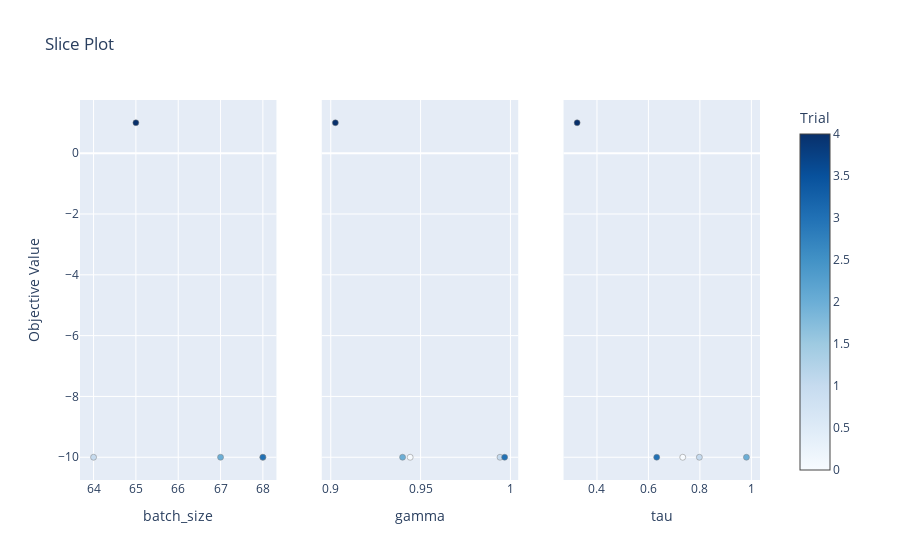

The cell this chart's notebook holds for it:
### Code cell
optuna.visualization.plot_slice(double_study)

### Figure 1 — Plotly figure (JSON) as saved in the notebook; plotly's stock layout.template omitted (floating-point values rounded to 4 significant figures)
{"data": [{"marker": {"color": [0, 1, 2, 3, 4], "colorbar": {"title": {"text": "Trial"}, "x": 1, "xpad": 40}, "colorscale": [[0, "rgb(247,251,255)"], [0.125, "rgb(222,235,247)"], [0.25, "rgb(198,219,239)"], [0.375, "rgb(158,202,225)"], [0.5, "rgb(107,174,214)"], [0.625, "rgb(66,146,198)"], [0.75, "rgb(33,113,181)"], [0.875, "rgb(8,81,156)"], [1, "rgb(8,48,107)"]], "line": {"color": "Grey", "width": 0.5}, "showscale": true}, "mode": "markers", "name": "Feasible Trial", "showlegend": false, "type": "scatter", "x": [68, 64, 67, 68, 65], "xaxis": "x", "y": [-10, -10, -10, -10, 1], "yaxis": "y"}, {"marker": {"color": [0, 1, 2, 3, 4], "colorbar": {"title": {"text": "Trial"}, "x": 1, "xpad": 40}, "colorscale": [[0, "rgb(247,251,255)"], [0.125, "rgb(222,235,247)"], [0.25, "rgb(198,219,239)"], [0.375, "rgb(158,202,225)"], [0.5, "rgb(107,174,214)"], [0.625, "rgb(66,146,198)"], [0.75, "rgb(33,113,181)"], [0.875, "rgb(8,81,156)"], [1, "rgb(8,48,107)"]], "line": {"color": "Grey", "width": 0.5}, "showscale": false}, "mode": "markers", "name": "Feasible Trial", "showlegend": false, "type": "scatter", "x": [0.9442, 0.9942, 0.94, 0.9968, 0.9026], "xaxis": "x2", "y": [-10, -10, -10, -10, 1], "yaxis": "y2"}, {"marker": {"color": [0, 1, 2, 3, 4], "colorbar": {"title": {"text": "Trial"}, "x": 1, "xpad": 40}, "colorscale": [[0, "rgb(247,251,255)"], [0.125, "rgb(222,235,247)"], [0.25, "rgb(198,219,239)"], [0.375, "rgb(158,202,225)"], [0.5, "rgb(107,174,214)"], [0.625, "rgb(66,146,198)"], [0.75, "rgb(33,113,181)"], [0.875, "rgb(8,81,156)"], [1, "rgb(8,48,107)"]], "line": {"color": "Grey", "width": 0.5}, "showscale": false}, "mode": "markers", "name": "Feasible Trial", "showlegend": false, "type": "scatter", "x": [0.7333, 0.7978, 0.9808, 0.6321, 0.3229], "xaxis": "x3", "y": [-10, -10, -10, -10, 1], "yaxis": "y3"}], "layout": {"title": {"text": "Slice Plot"}, "xaxis": {"anchor": "y", "domain": [0, 0.2889], "title": {"text": "batch_size"}}, "xaxis2": {"anchor": "y2", "domain": [0.3556, 0.6444], "title": {"text": "gamma"}}, "xaxis3": {"anchor": "y3", "domain": [0.7111, 1], "title": {"text": "tau"}}, "yaxis": {"anchor": "x", "domain": [0, 1], "title": {"text": "Objective Value"}}, "yaxis2": {"anchor": "x2", "domain": [0, 1], "matches": "y", "showticklabels": false}, "yaxis3": {"anchor": "x3", "domain": [0, 1], "matches": "y", "showticklabels": false}}}
